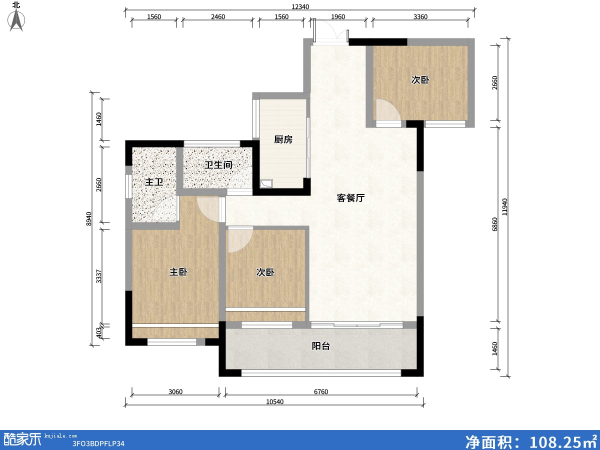
#> input picture reference/example-input.jpg, 1200 x 900 px, found by its file name (shown at 1/2 size)
$ python _crop.py ../../../reference/example-input.jpg
#> lines starting #> are read from the running program, lines starting #| are printed output that depends on the picture
# -*- coding: utf-8 -*-
"""裁切 + 放大截图区域，便于肉眼看细节。"""
import io
import os
import sys

try:
    from PIL import Image
except ImportError:
    print('NO PIL')
    raise SystemExit(1)

SRC = r'D:\house planner\house-plan-designer-main\scripts\dev\blender\_shots'
OUT = os.path.join(SRC, 'crops')
os.makedirs(OUT, exist_ok=True)

name = sys.argv[1] if len(sys.argv) > 1 else 'aerial_real.png'
im = Image.open(os.path.join(SRC, name)).convert('RGB')
#> im is the input picture: PIL image 1200x900 RGB; mean R, G, B 230.5, 230.6, 229.9
W, H = im.size
#> W = 1200; H = 900
print('source', name, W, 'x', H)
#| source ../../../reference/example-input.jpg 1200 x 900

# 切成 2x2 并放大 2 倍
for i in range(2):
    for j in range(2):
        box = (W * j // 2, H * i // 2, W * (j + 1) // 2, H * (i + 1) // 2)
        c = im.crop(box)
        c = c.resize((c.width * 2, c.height * 2), Image.LANCZOS)
        p = os.path.join(OUT, '%s_q%d%d.png' % (name.replace('.png', ''), i, j))
        c.save(p)
        print('wrote', p, c.size)
#> this loop made 2 passes
#> pass 1, `c.save(p)`:
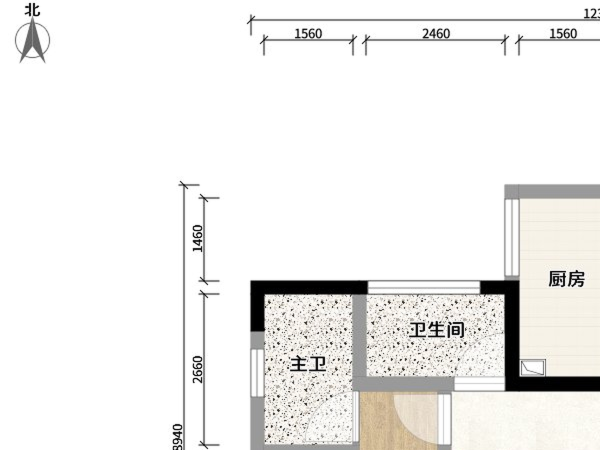
#> saved as example-input.jpg_q00.png: PIL image 1200x900 RGB (shown at 1/2 size); mean R, G, B 240.1, 239.3, 237.6
#> pass 1, `c.save(p)`:
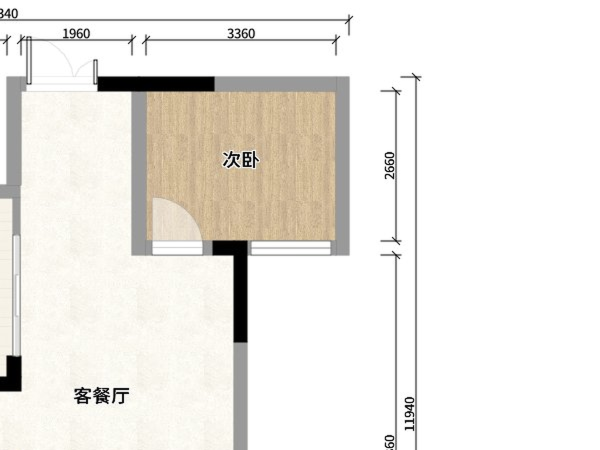
#> saved as example-input.jpg_q01.png: PIL image 1200x900 RGB (shown at 1/2 size); mean R, G, B 237.6, 234.8, 229.7
#> pass 2, `c.save(p)`:
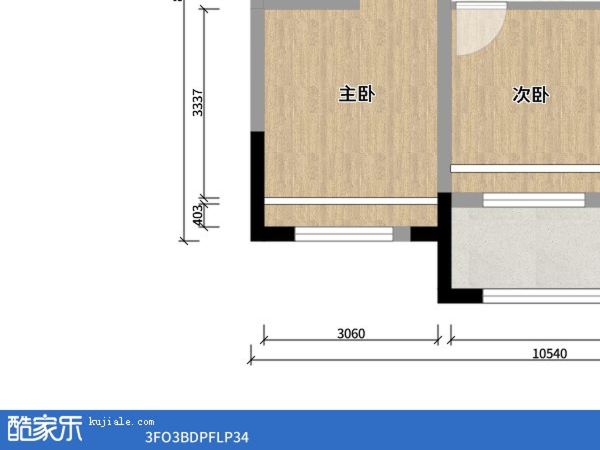
#> saved as example-input.jpg_q10.png: PIL image 1200x900 RGB (shown at 1/2 size); mean R, G, B 215.2, 215.1, 214.2
#> pass 2, `c.save(p)`:
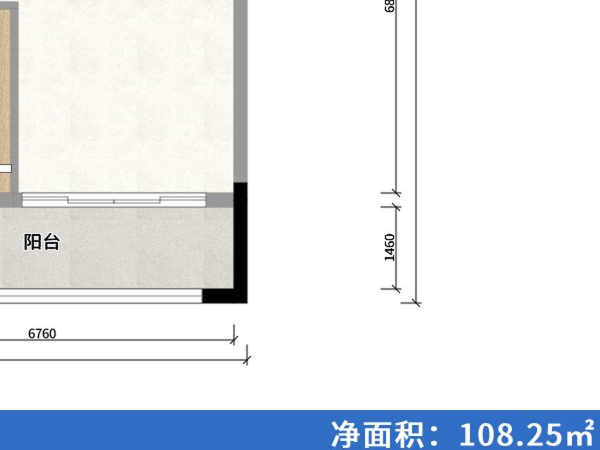
#> saved as example-input.jpg_q11.png: PIL image 1200x900 RGB (shown at 1/2 size); mean R, G, B 228.3, 232.4, 237.4

$ run again, on reference/example-mep-edit.jpg
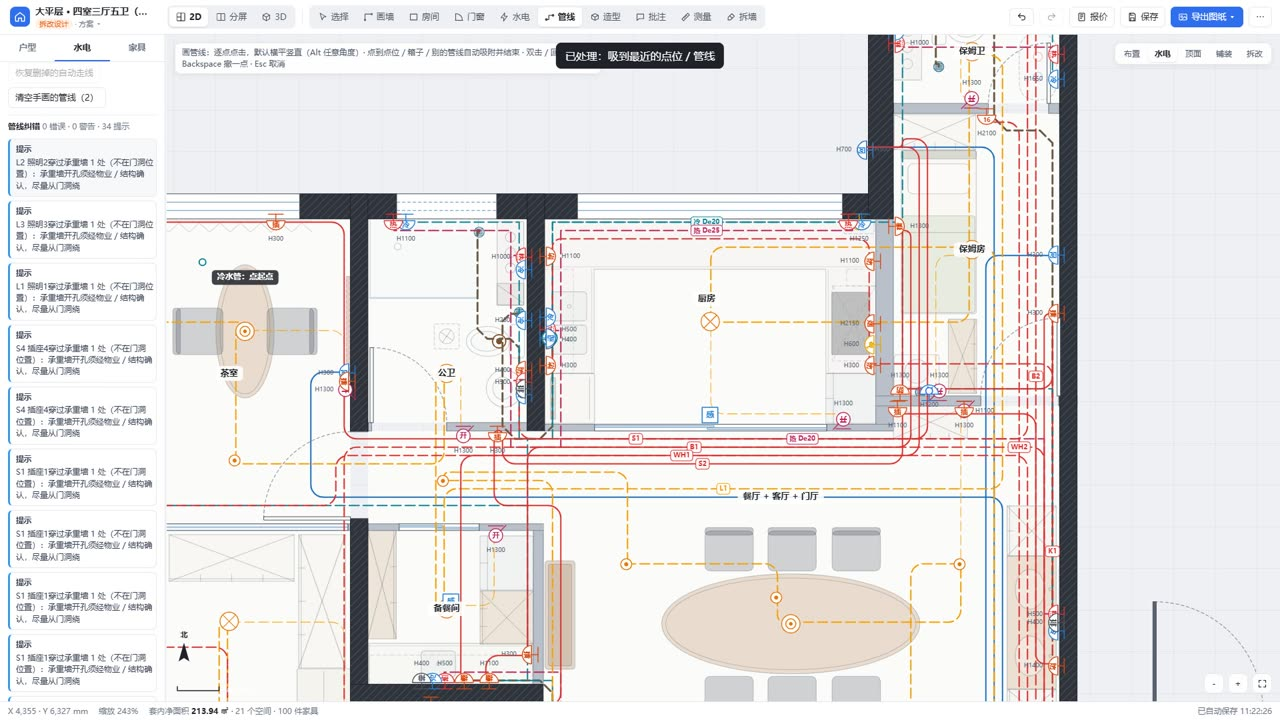
#> input picture reference/example-mep-edit.jpg, 1280 x 720 px, found by its file name
#> im is the input picture: PIL image 1280x720 RGB; mean R, G, B 229.2, 227.3, 227.3
#| source ../../../reference/example-mep-edit.jpg 1280 x 720
#> the loop `for i in range(2):` made 2 passes
#> pass 1, `c.save(p)`:
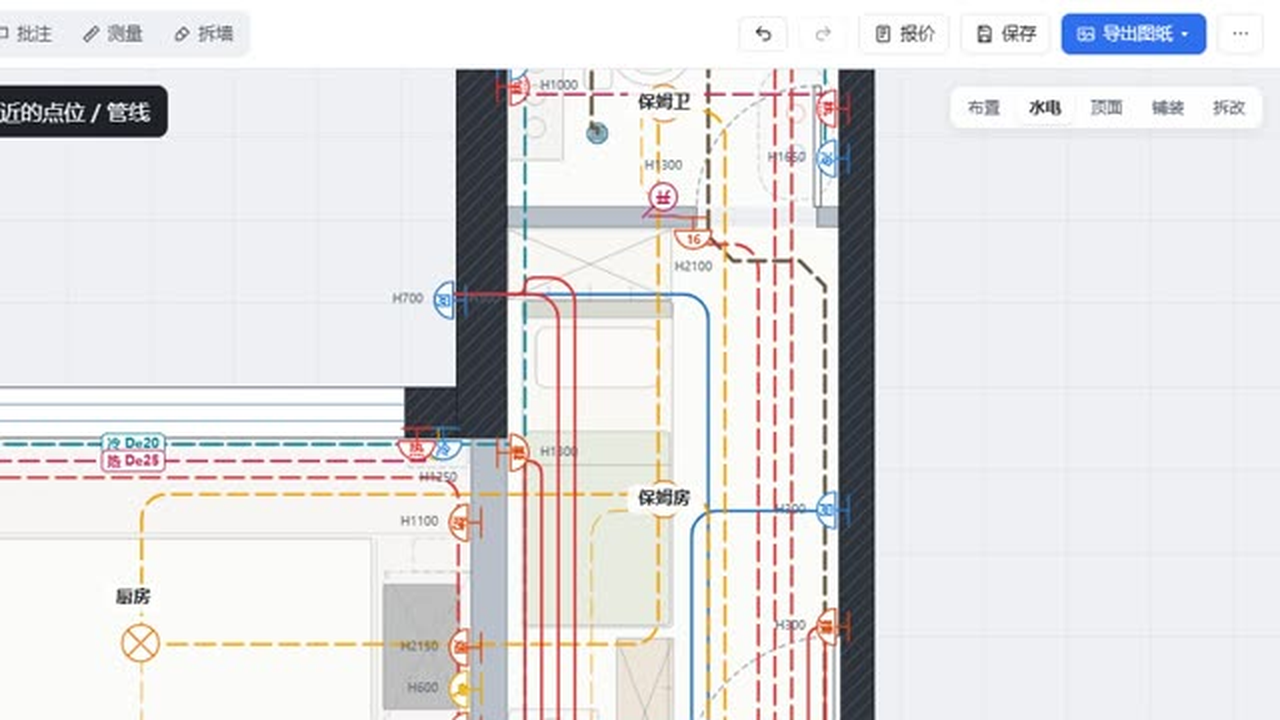
#> saved as example-mep-edit.jpg_q01.png: PIL image 1280x720 RGB; mean R, G, B 225.6, 224.8, 226.1
#> pass 2, `c.save(p)`:
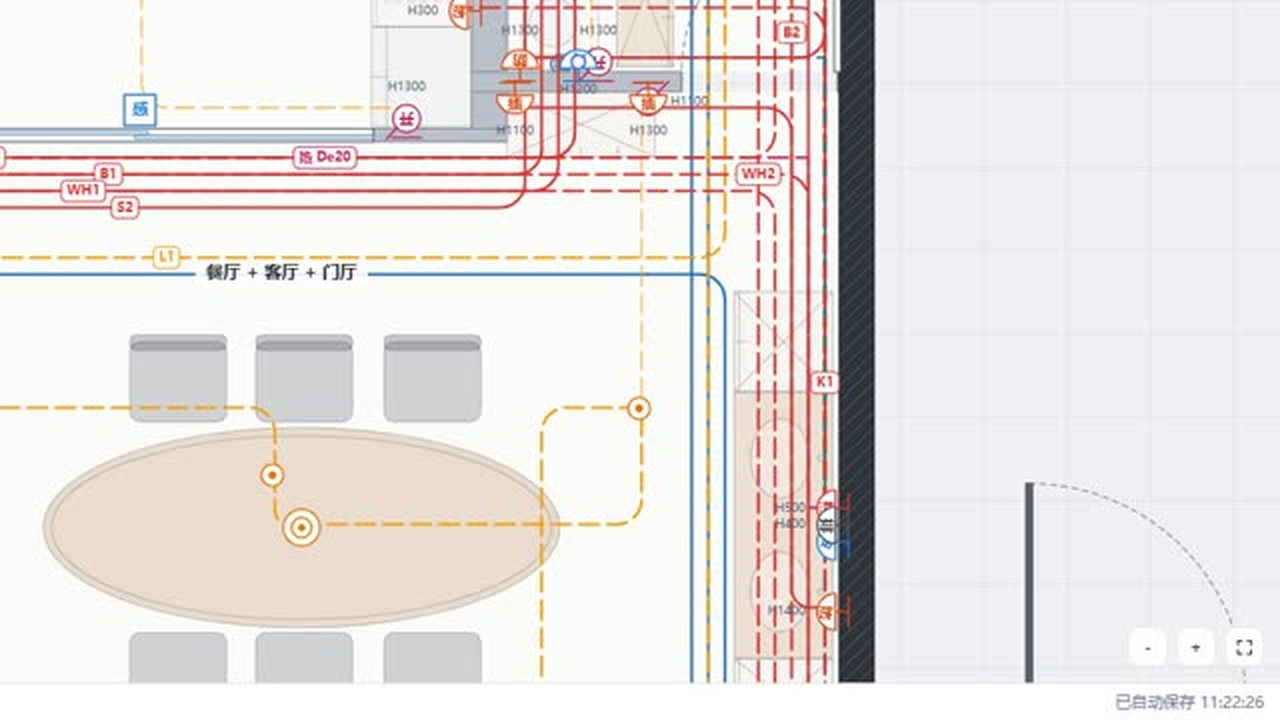
#> saved as example-mep-edit.jpg_q11.png: PIL image 1280x720 RGB; mean R, G, B 231.9, 227.6, 226.2

$ run again, on reference/example-mep2d.jpg
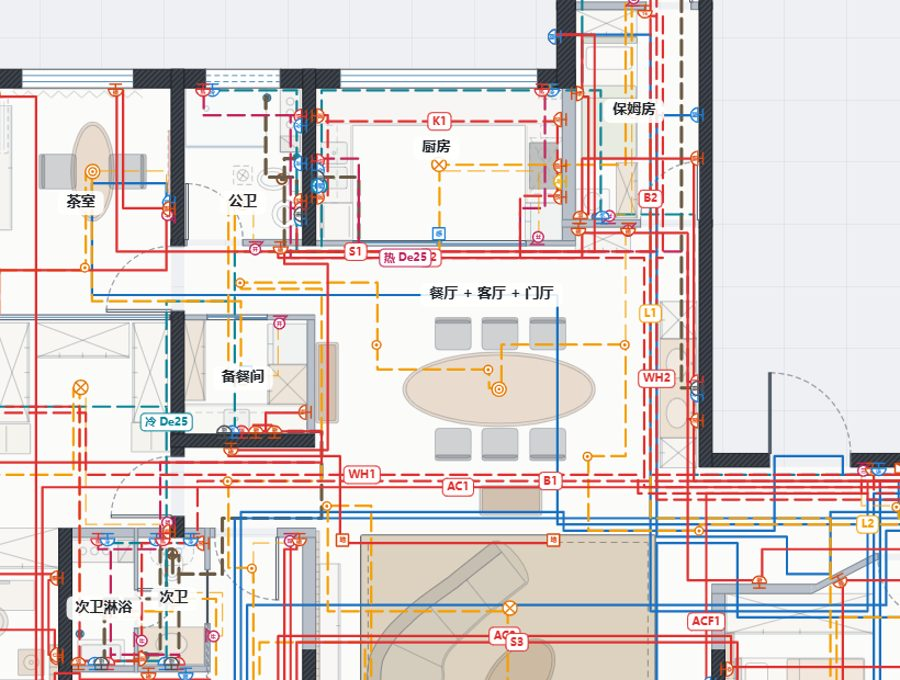
#> input picture reference/example-mep2d.jpg, 900 x 680 px, found by its file name
#> im is the input picture: PIL image 900x680 RGB; mean R, G, B 221.9, 213.7, 211.8
#| source ../../../reference/example-mep2d.jpg 900 x 680
#> the loop `for i in range(2):` made 2 passes
#> pass 1, `c.save(p)`:
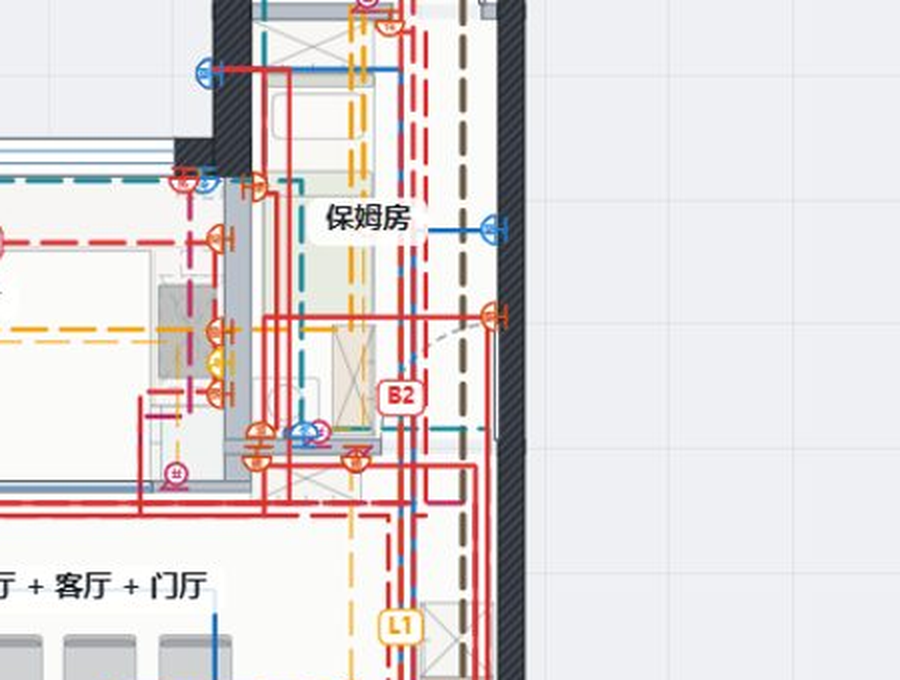
#> saved as example-mep2d.jpg_q01.png: PIL image 900x680 RGB; mean R, G, B 224.8, 218.8, 219.6
#> pass 2, `c.save(p)`:
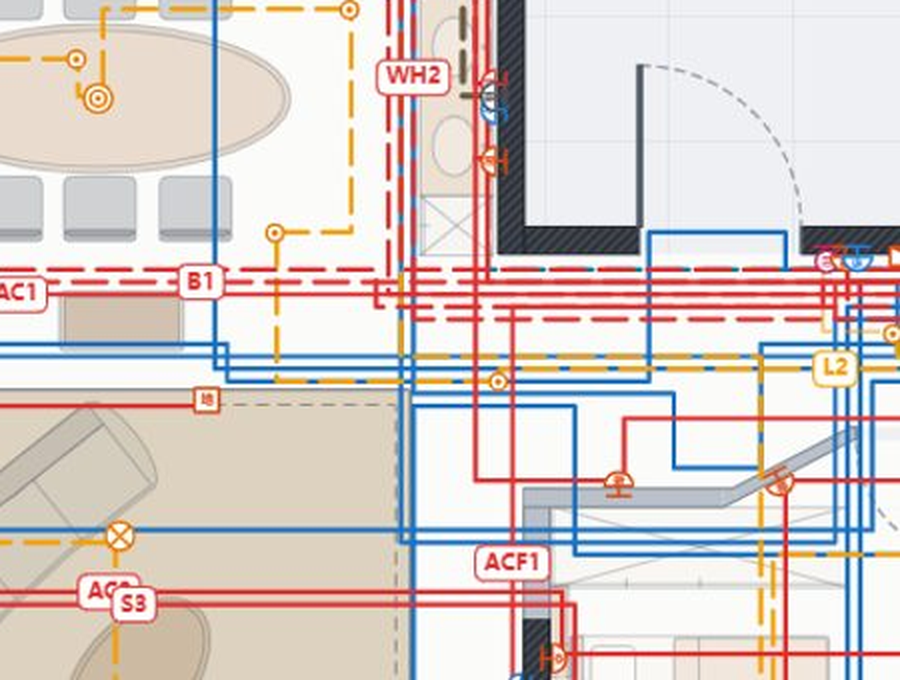
#> saved as example-mep2d.jpg_q11.png: PIL image 900x680 RGB; mean R, G, B 217.7, 207.3, 203.8

$ run again, on reference/example-mep3d.jpg
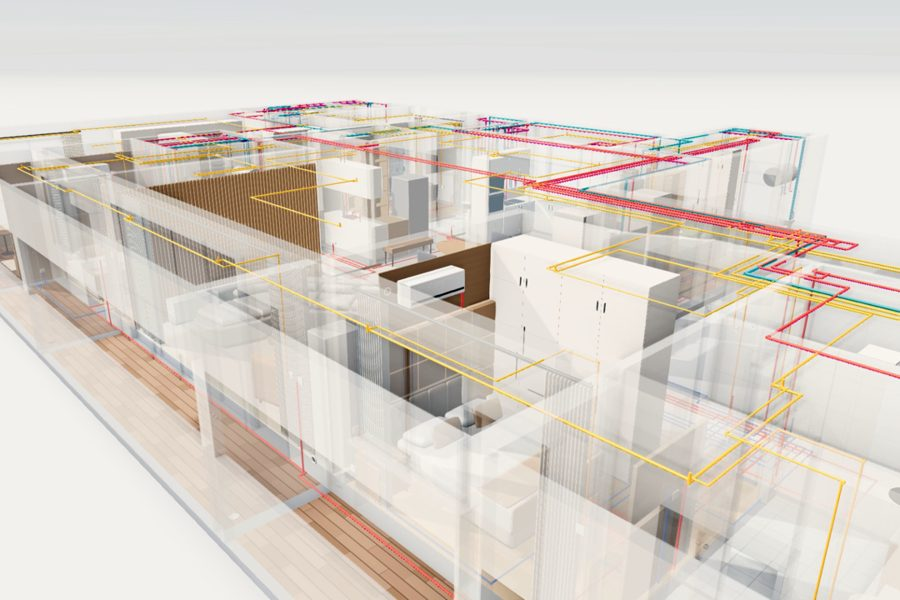
#> input picture reference/example-mep3d.jpg, 900 x 600 px, found by its file name
#> im is the input picture: PIL image 900x600 RGB; mean R, G, B 217.4, 209.8, 201.5
#| source ../../../reference/example-mep3d.jpg 900 x 600
#> the loop `for i in range(2):` made 2 passes
#> pass 1, `c.save(p)`:
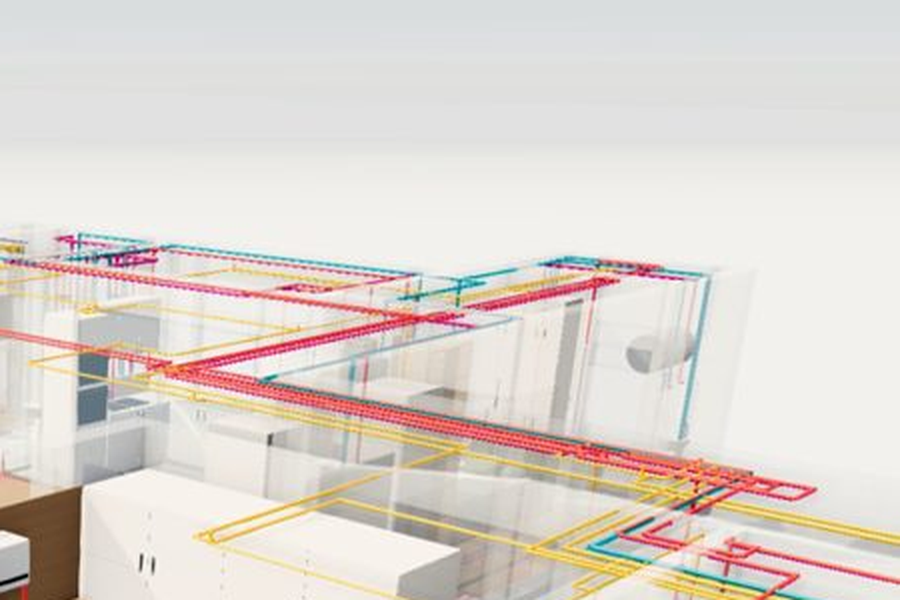
#> saved as example-mep3d.jpg_q01.png: PIL image 900x600 RGB; mean R, G, B 222.7, 214.8, 208.4
#> pass 2, `c.save(p)`:
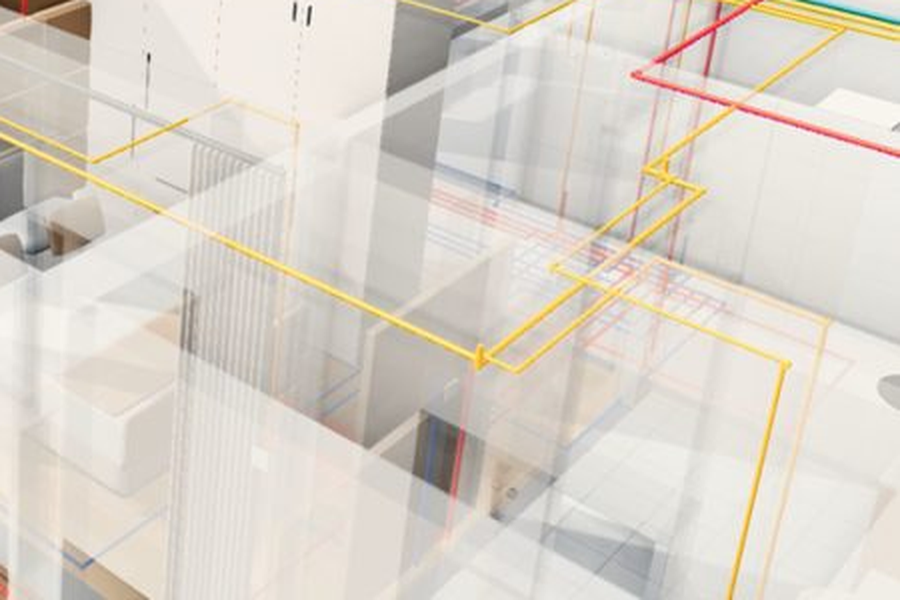
#> saved as example-mep3d.jpg_q11.png: PIL image 900x600 RGB; mean R, G, B 219.3, 212.6, 203
